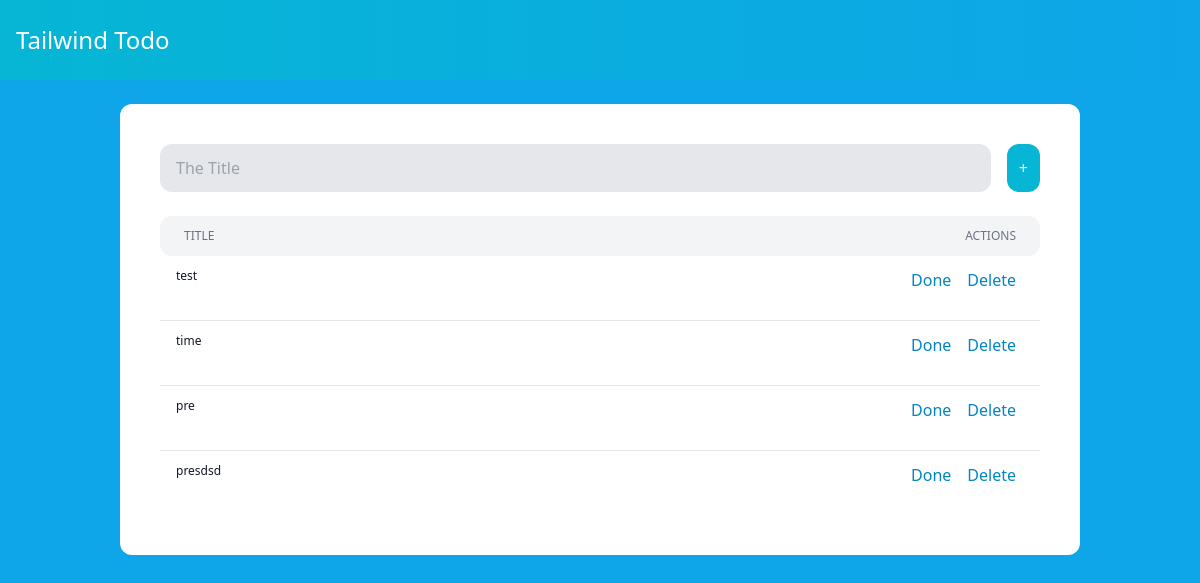
The app's page /, older data.
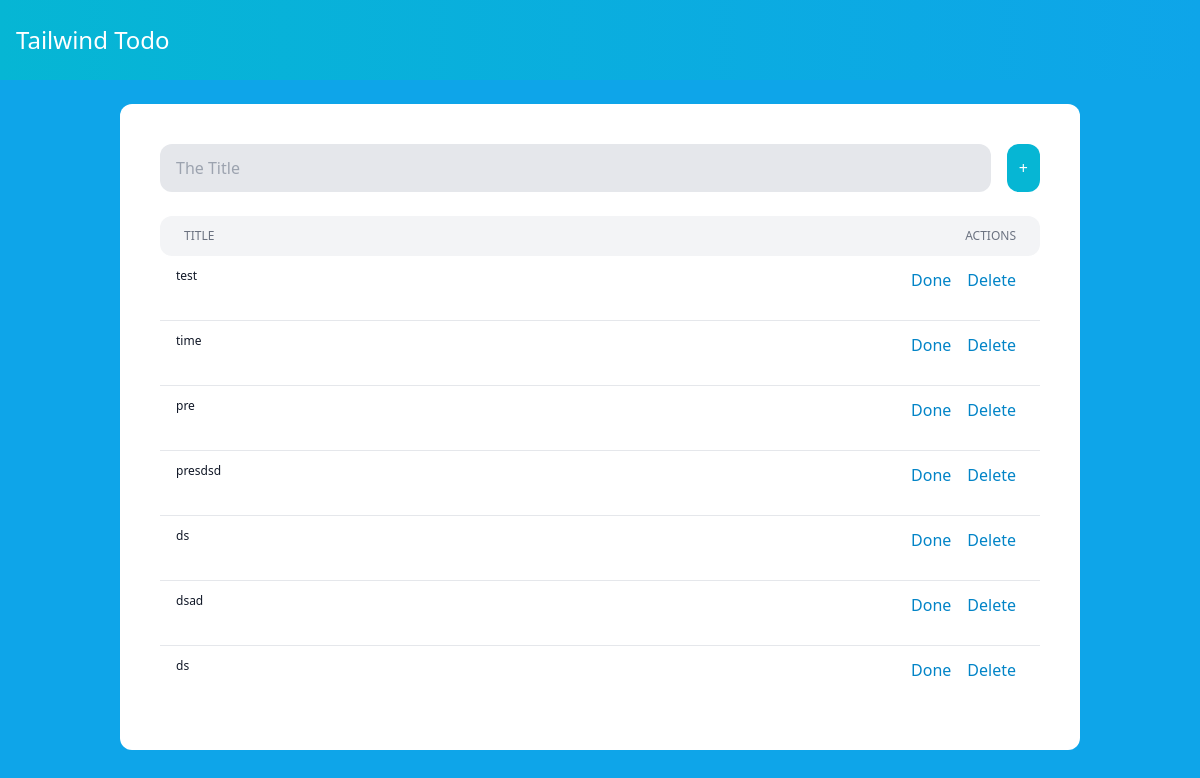
The same page, newer data.
### todo/models.py (models this page shows)
class Todo(models.Model):
    title = models.CharField(max_length=100)
    is_done = models.BooleanField(default=False)

### todo/views.py (the view)
# urls.py: path('', todos, name='todo'),
def todos(request):
    todos = Todo.objects.all()
    return render(request, 'todos.html', {'todos': todos})

### templates/todos.html (shortened to what this page needs)
<html lang="en">
<head>
</head>
<body class="bg-sky-500">
    <nav class="flex items-center justify-between px-4 py-6 text-center bg-gradient-to-r from-cyan-500 to-sky-500">
        <a href="/" class="text-2xl text-white">Tailwind Todo</a>
    </nav>
    <div class="w-4/5 my-6 mx-auto p-2 lg:p-10 bg-white rounded-xl">
        <form
            class="flex mb-6 space-x-4"
            hx-post="/add-todo/"
            hx-target="#todos"
            hx-swaps="afterend"
        >
            <input type="text" name="title" class="title flex-1 px-4 py-3 bg-gray-200 rounded-xl"
                placeholder="The Title">
            <button class="p-3 rounded-xl text-white bg-cyan-500 hover:bg-cyan-600">+</button>
        </form>
        <div class="flex py-3 rounded-xl bg-gray-100">
            <div class="w-4/5">
                <p class="px-6 text-xs font-medium text-gray-500 uppercase">Title</p>
            </div>
            <div class="hidden md:block w-1/5 px-6 text-right">
                <div class="text-xs font-medium text-gray-500 uppercase">Actions</div>
            </div>
        </div>
        <div class="divide-y divide-gray-200" id="todos">
            {% for todo in todos %}
                {% include 'partials/todo.html' %}
            {% endfor %}
        </div>
    </div>
</body>
<script src="https://cdn.tailwindcss.com"></script>
</html>

### templates/partials/todo.html
<form
    hx-put="/update/{{ todo.id }}/"
    hx-target="this"
    hx-swap="outerHTML"
>
    <article class="flex{% if todo.is_done %} bg-green-50{% endif %}">
        <div class="w-4/5 py-3">
            <p class="px-4 text-xs text-gray-900">{{ todo.title }}</p>
        </div>
        <div class="w-1/5 px-6 py-3 flex justify-end space-x-4">
            {% if not todo.is_done %}
                <button class="text-sky-600 hover:text-sky-900">
                    Done
                </button>
            {% endif %}
            <a
                href="#"
                class="text-sky-600 hover:text-sky-900"
                hx-confirm="Are you sure?"
                hx-target="closest form"
                hx-swap="outerHTML swap:1s"
                hx-delete="/delete/{{ todo.id }}"
            >
                Delete
            </a>
        </div>
    </article>
</form>

Row changes from the older to the newer data that the page shows:
added Todo: title "ds", is_done "Done"
added Todo: title "dsad", is_done "Done"
added Todo: title "ds", is_done "Done"
